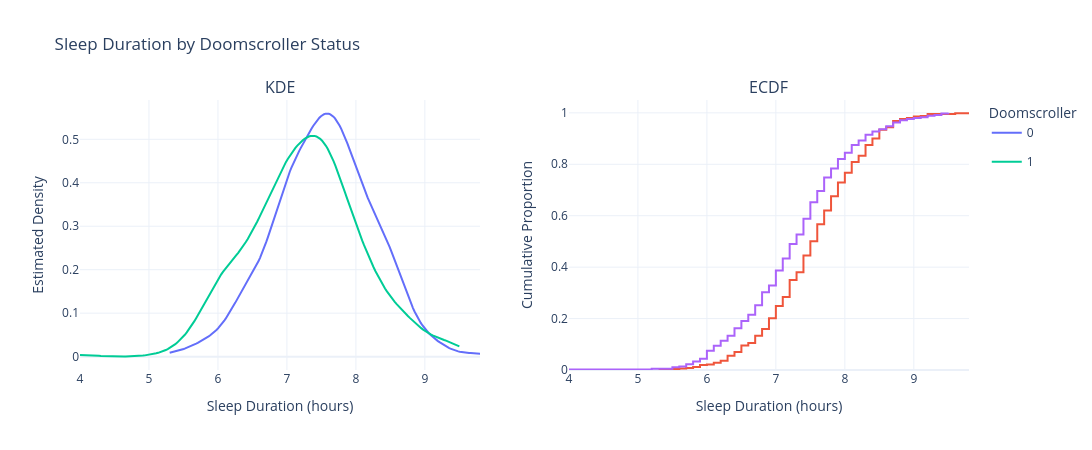

The cell this chart's notebook holds for it:
### Code cell
import numpy as np
import plotly.graph_objects as go
from plotly.subplots import make_subplots
from scipy.stats import gaussian_kde

# KDE and ECDF of sleep duration by doomscroller status
fig = make_subplots(
    rows=1,
    cols=2,
    subplot_titles=("KDE", "ECDF"),
    horizontal_spacing=0.10
)

for group, subset in df.groupby("doomscroller"):
    values = subset["sleep_hours_per_night"].dropna().to_numpy()

    if len(values) == 0:
        continue

    # KDE
    if len(values) >= 2 and np.std(values) > 0:
        kde = gaussian_kde(values)
        grid = np.linspace(values.min(), values.max(), 200)

        fig.add_trace(
            go.Scatter(
                x=grid,
                y=kde(grid),
                mode="lines",
                name=str(group),
                legendgroup=str(group)
            ),
            row=1,
            col=1
        )

    # ECDF
    sorted_values = np.sort(values)
    ecdf_y = np.arange(1, len(values) + 1) / len(values)

    fig.add_trace(
        go.Scatter(
            x=sorted_values,
            y=ecdf_y,
            mode="lines",
            line_shape="hv",
            name=str(group),
            legendgroup=str(group),
            showlegend=False
        ),
        row=1,
        col=2
    )

fig.update_xaxes(
    title_text="Sleep Duration (hours)",
    row=1, col=1
)

fig.update_xaxes(
    title_text="Sleep Duration (hours)",
    row=1, col=2
)

fig.update_yaxes(
    title_text="Estimated Density",
    row=1, col=1
)

fig.update_yaxes(
    title_text="Cumulative Proportion",
    range=[0, 1.05],
    row=1, col=2
)

fig.update_layout(
    title="Sleep Duration by Doomscroller Status",
    legend_title="Doomscroller",
    width=1100,
    height=450,
    template="plotly_white"
)

fig.show()

### Figure 1 — Plotly figure (JSON) as saved in the notebook; plotly's stock layout.template omitted (floating-point values rounded to 4 significant figures; data arrays with more than 128 entries replaced by an {"elided": "..."} marker saying what was removed)
{"data": [{"legendgroup": "0", "mode": "lines", "name": "0", "type": "scatter", "x": {"elided": "200 float values"}, "xaxis": "x", "y": {"elided": "200 float values"}, "yaxis": "y"}, {"legendgroup": "0", "line": {"shape": "hv"}, "mode": "lines", "name": "0", "showlegend": false, "type": "scatter", "x": {"elided": "503 float values"}, "xaxis": "x2", "y": {"elided": "503 float values"}, "yaxis": "y2"}, {"legendgroup": "1", "mode": "lines", "name": "1", "type": "scatter", "x": {"elided": "200 float values"}, "xaxis": "x", "y": {"elided": "200 float values"}, "yaxis": "y"}, {"legendgroup": "1", "line": {"shape": "hv"}, "mode": "lines", "name": "1", "showlegend": false, "type": "scatter", "x": {"elided": "457 float values"}, "xaxis": "x2", "y": {"elided": "457 float values"}, "yaxis": "y2"}], "layout": {"annotations": [{"font": {"size": 16}, "showarrow": false, "text": "KDE", "x": 0.225, "xanchor": "center", "xref": "paper", "y": 1, "yanchor": "bottom", "yref": "paper"}, {"font": {"size": 16}, "showarrow": false, "text": "ECDF", "x": 0.775, "xanchor": "center", "xref": "paper", "y": 1, "yanchor": "bottom", "yref": "paper"}], "height": 450, "legend": {"title": {"text": "Doomscroller"}}, "title": {"text": "Sleep Duration by Doomscroller Status"}, "width": 1100, "xaxis": {"anchor": "y", "domain": [0, 0.45], "title": {"text": "Sleep Duration (hours)"}}, "xaxis2": {"anchor": "y2", "domain": [0.55, 1], "title": {"text": "Sleep Duration (hours)"}}, "yaxis": {"anchor": "x", "domain": [0, 1], "title": {"text": "Estimated Density"}}, "yaxis2": {"anchor": "x2", "domain": [0, 1], "range": [0, 1.05], "title": {"text": "Cumulative Proportion"}}}}
